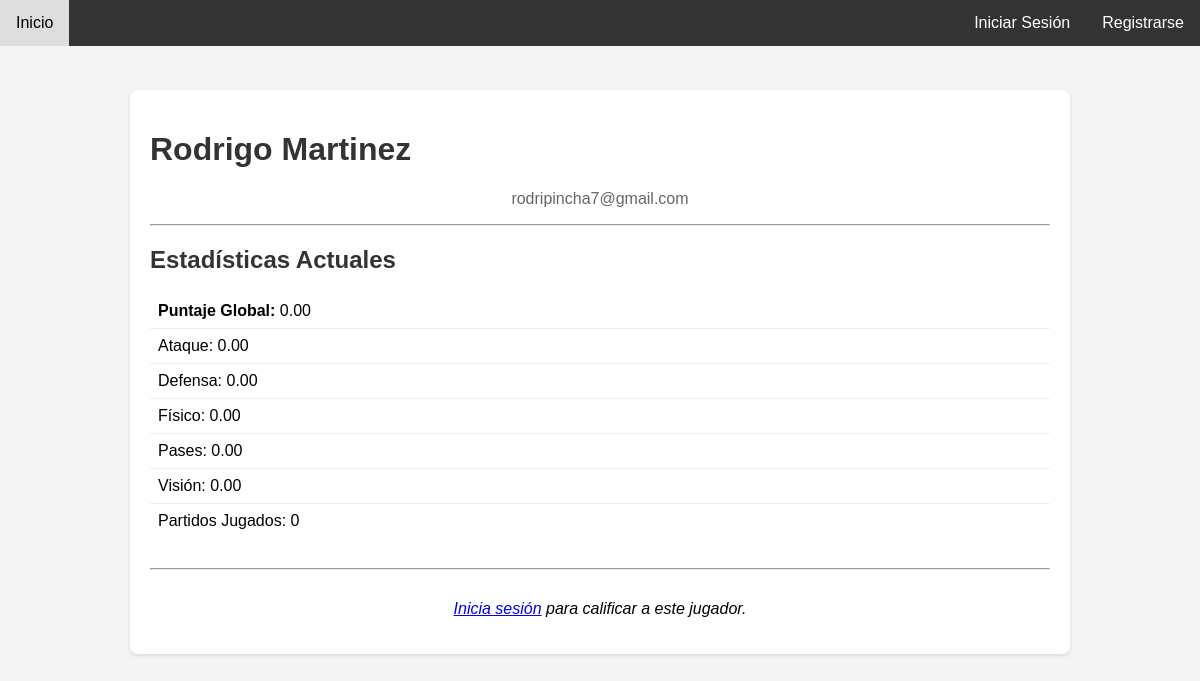
/jugador/1, run on the app's committed database.
### models.py (models this page shows, shortened)
class Jugador(db.Model, UserMixin):
    id = db.Column(db.Integer, primary_key=True)
    nombre = db.Column(db.String(80), nullable=False)
    apellido = db.Column(db.String(80), nullable=False)
    email = db.Column(db.String(120), unique=True, nullable=False)
    password_hash = db.Column(db.String(256))
    puntaje_global = db.Column(db.Float, default=0.0)
    puntaje_ataque = db.Column(db.Float, default=0.0)
    puntaje_defensa = db.Column(db.Float, default=0.0)
    puntaje_fisico = db.Column(db.Float, default=0.0)
    puntaje_pases = db.Column(db.Float, default=0.0)
    puntaje_vision = db.Column(db.Float, default=0.0)
    partidos_jugados = db.Column(db.Integer, default=0)

### app.py (the view)
@app.route('/jugador/<int:jugador_id>')
def perfil_jugador(jugador_id):
    jugador = Jugador.query.get_or_404(jugador_id)
    return render_template('perfil_jugador.html', jugador=jugador)

### Templates/perfil_jugador.html (shortened to what this page needs)
{% extends "base.html" %}
{% block content %}
    <h1>{{ jugador.nombre }} {{ jugador.apellido }}</h1>
    <p style="text-align: center; color: #666;">{{ jugador.email }}</p>
    <hr>
    <h2>Estadísticas Actuales</h2>
    <ul style="list-style-type: none; padding: 0;">
        <li style="padding: 8px; border-bottom: 1px solid #eee;"><strong>Puntaje Global:</strong> {{ "%.2f"|format(jugador.puntaje_global) }}</li>
        <li style="padding: 8px; border-bottom: 1px solid #eee;">Ataque: {{ "%.2f"|format(jugador.puntaje_ataque) }}</li>
        <li style="padding: 8px; border-bottom: 1px solid #eee;">Defensa: {{ "%.2f"|format(jugador.puntaje_defensa) }}</li>
        <li style="padding: 8px; border-bottom: 1px solid #eee;">Físico: {{ "%.2f"|format(jugador.puntaje_fisico) }}</li>
        <li style="padding: 8px; border-bottom: 1px solid #eee;">Pases: {{ "%.2f"|format(jugador.puntaje_pases) }}</li>
        <li style="padding: 8px; border-bottom: 1px solid #eee;">Visión: {{ "%.2f"|format(jugador.puntaje_vision) }}</li>
        <li style="padding: 8px;">Partidos Jugados: {{ jugador.partidos_jugados }}</li>
    </ul>
    <hr style="margin: 30px 0;">
    {% if current_user.is_authenticated and current_user.id != jugador.id %}
        <div class="rating-form">
            <h2>Calificar Jugador (Post-Partido)</h2>
            <form action="{{ url_for('calificar_jugador', jugador_id=jugador.id) }}" method="POST">
                <label for="ataque">Ataque (1-10):</label>
                <input type="number" id="ataque" name="ataque" min="1" max="10" required>
                <label for="defensa">Defensa (1-10):</label>
                <input type="number" id="defensa" name="defensa" min="1" max="10" required>
                <label for="fisico">Físico (1-10):</label>
                <input type="number" id="fisico" name="fisico" min="1" max="10" required>
                <label for="pases">Pases (1-10):</label>
                <input type="number" id="pases" name="pases" min="1" max="10" required>
                <label for="vision">Visión (1-10):</label>
                <input type="number" id="vision" name="vision" min="1" max="10" required>
                <input type="submit" value="Enviar Calificación" style="background-color: #007BFF; color: white; border: none; padding: 10px; cursor: pointer;">
            </form>
        </div>
    {% elif current_user.is_authenticated and current_user.id == jugador.id %}
        <p style="text-align: center; font-style: italic;"></p>
    {% else %}
        <p style="text-align: center; font-style: italic;"><a href="{{ url_for('login') }}">Inicia sesión</a> para calificar a este jugador.</p>
    {% endif %}
{% endblock %}

### Templates/base.html (style rules this page uses)
body { font-family: Arial, sans-serif; margin: 0; padding-top: 70px; background-color: #f4f4f4; }
h1, h2 { color: #333; }

### data on the page
Jugador: nombre "Rodrigo", apellido "Martinez", email "rodripincha7@gmail.com", puntaje_global "0.00", puntaje_ataque "0.00", puntaje_defensa "0.00", puntaje_fisico "0.00", puntaje_pases "0.00", puntaje_vision "0.00", partidos_jugados "0"
